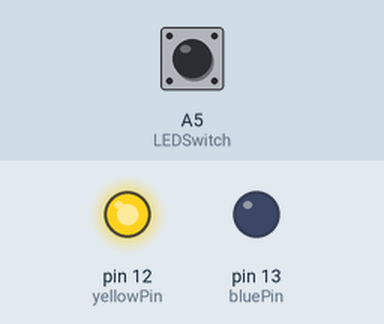
Simulated run of this sketch. Board: Arduino Uno, built with avr-gcc and run on an emulated ATmega328P. Parts: output pins drawn as LEDs (lit = HIGH). Inputs (shaded band) come from the test bench; at power-on: A5 (LEDSwitch) LOW.

Above: at 1.2 s.
1.3 s: A5 (LEDSwitch) pulled HIGH for 0.15 s
At 1.37 s:
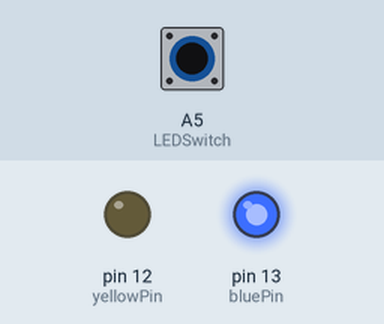
2.9 s: A5 (LEDSwitch) pulled HIGH for 3.2 s
At 7.5 s:
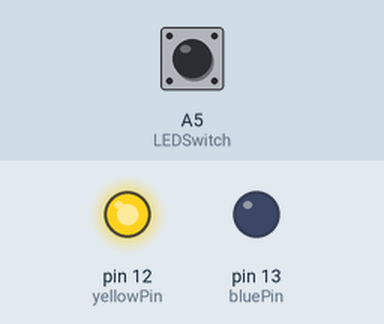
Timing chart, 0 to 9.0 s (numbered marks = the images above; inputs shaded):
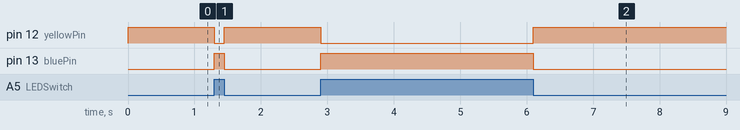

Measured:
- after the input at 1.3 s, pin 12 (yellowPin): HIGH → LOW at once, → HIGH 0.15 s later; pin 13 (bluePin): LOW → HIGH at once, → LOW 0.15 s later
- after the input at 2.9 s, pin 12 (yellowPin): HIGH → LOW at once, → HIGH 3.2 s later; pin 13 (bluePin): LOW → HIGH at once, → LOW 3.2 s later

The sketch:

Switch.ino
```cpp
const int LEDSwitch = A5;
const int bluePin = 13;
const int yellowPin = 12;

void setup() {
  // put your setup code here, to run once:
  pinMode(bluePin, OUTPUT); //setting blue LED for output
  pinMode(yellowPin, OUTPUT); //setting yellow LED for output
}

void loop() {
  // put your main code here, to run repeatedly:
  int LEDState = digitalRead(LEDSwitch);

  if (LEDState == HIGH) {
    digitalWrite(bluePin, HIGH);
    digitalWrite(yellowPin, LOW);
  }
  else if (LEDState == LOW) {
    digitalWrite(bluePin, LOW);
    digitalWrite(yellowPin, HIGH);
  }
}
```
